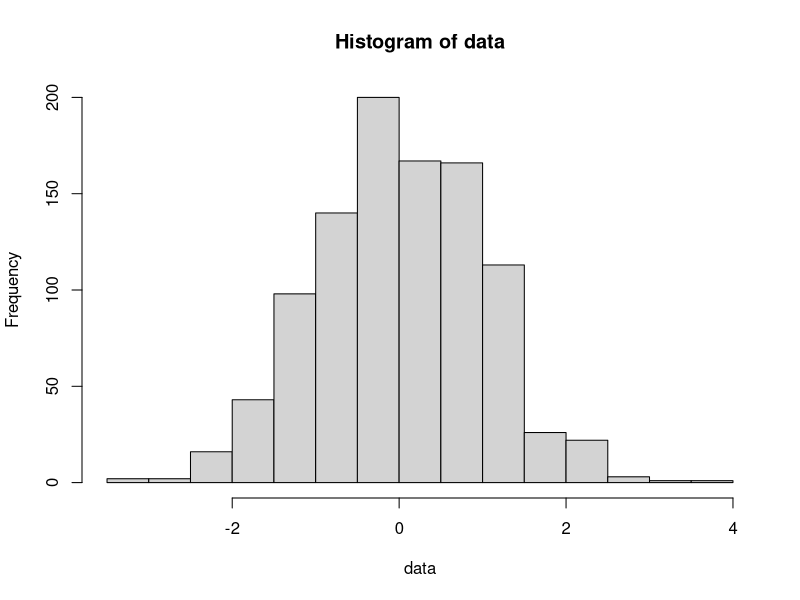

The R source for this figure:
## ---- chunk 1
knitr::opts_chunk$set(echo = TRUE)

# Ensure that random variables are repeatable:
set.seed(10)
## ---- chunk 2
# countData: count of observations in the simulated data.
countData = 1000

# expectedMean: expected mean of the population.
expectedMean = 0

# standard_deviation: standard deviation of the simulated group of numbers.
standard_deviation = 1

# nDigits: The count of significant digits used when printing the results.
nDigits = 3

# bScientific: Turns on or off scientific notation for results.
bScientific = TRUE
## ---- chunk 3
# Prepare a set of data to demonstrate this operation.  Use a matrix for later expansion
data = matrix(rnorm(n = countData, mean = expectedMean, sd = standard_deviation), nrow = 1000, ncol = 1)
## ---- chunk 4
# Calculate the variance of the data
varianceData = var(data)

# Calculate the standard deviation of the data
stdDevData = sd(data)
## ---- chunk 5
hist(data)
## ---- chunk 6
summary(data)
